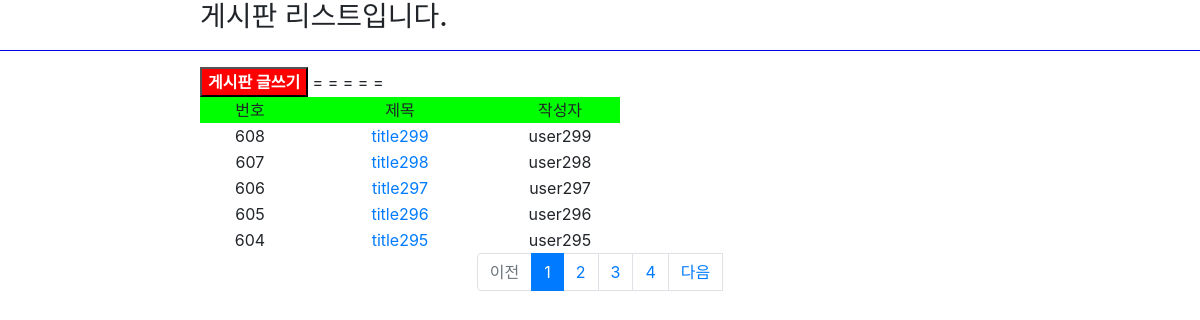
/app1/list, run on the app's committed database.
### app1/models.py (models this page shows)
class Board(models.Model):
    title = models.CharField(max_length=200)
    content = models.CharField(max_length=200)
    writer = models.CharField(max_length=200)
    def __str__(self):
        return str(self.id) + ", " + self.title + ", " + self.content + ", " + self.writer

### app1/views.py (the view)
# urls.py: path('/list', app1.views.list, name='list'),
def list(request):
    print('list함수 호출됨.')
    page = request.GET.get('page', 1)
    board_list = Board.objects.order_by('-id')
    print('db에서 가지고 온 data>> ' , board_list)
    paginator = Paginator(board_list, 5)
    page_obj = paginator.get_page(page)
    context = {
        'list' : page_obj
    }
    return render(request, 'app1/list.html', context)

### templates/app1/list.html (shortened to what this page needs)
{% load static %}
<!DOCTYPE html>
<html lang="en">
<head>
    <link rel="stylesheet" type="text/css" href="{% static 'bootstrap.min.css' %}">
    <link rel="stylesheet" type="text/css" href="{% static 'style.css' %}">
</head>
<body>
<h3>게시판 리스트입니다.</h3>
<hr color="blue">
<a href="/app1/insert">
    <button style="background: red; color: white; font-weight: bold;">
        게시판 글쓰기
    </button>
</a>
<table>
    <tr>
        <td class="td1 tdtop">번호</td>
        <td class="td2 tdtop">제목</td>
        <td class="td3 tdtop">작성자</td>
    </tr>
    {% if list %}
        {% for one in list %}
            <tr>=
                <td class="td1">{{one.id}}</td>
                <td class="td2">
                    <a href="/app1/one/{{one.id}}">
                        {{one.title}}
                    </a>
                </td>
                <td class="td3">{{one.writer}}</td>
            </tr>
        {% endfor %}
    {% endif %}
</table>
    <ul class="pagination justify-content-center">
        {%  if list.has_previous %}
        <li class="page-item">
            <a class="page-link" href="?page={{ list.previous_page_number }}">이전</a>
        </li>
        {%  else %}
        <li class="page-item disabled">
            <a class="page-link" href="#">이전</a>
        </li>
        {% endif %}
        {% for page_number in list.paginator.page_range %}
            {% if page_number >= list.number|add:-3 and page_number <= list.number|add:3 %}
            {% if page_number == list.number %}
                <li  class="page-item active" aria-current="page">
                    <a class="page-link" href="?page={{ page_number }}">{{ page_number }}</a>
                </li>
            {% else %}
                 <li class="page-item">
                    <a class="page-link" href="?page={{ page_number }}">{{ page_number }}</a>
                </li>
            {% endif %}
            {% endif %}
        {% endfor %}
        {%  if list.has_next %}
        <li class="page-item">
            <a class="page-link" href="?page={{ list.next_page_number }}">다음</a>
        </li>
        {%  else %}
        <li class="page-item disabled">
            <a class="page-link" href="#">다음</a>
        </li>
        {% endif %}
    </ul>
</body>
</html>

### templates/app1/list.html (style rules this page uses)
td { text-align: center; }
.tdtop { background: lime; }
.td1 { width: 100px; }
.td2 { width: 200px; }
.td3 { width: 120px; }
table, h3, button { margin-left: 200px; }

### data on the page
Board: id "608", title "title299", writer "user299"
Board: id "607", title "title298", writer "user298"
Board: id "606", title "title297", writer "user297"
Board: id "605", title "title296", writer "user296"
Board: id "604", title "title295", writer "user295"

### other printed values
{{ page_number }} "1"
{{ page_number }} "2" "3" "4"
